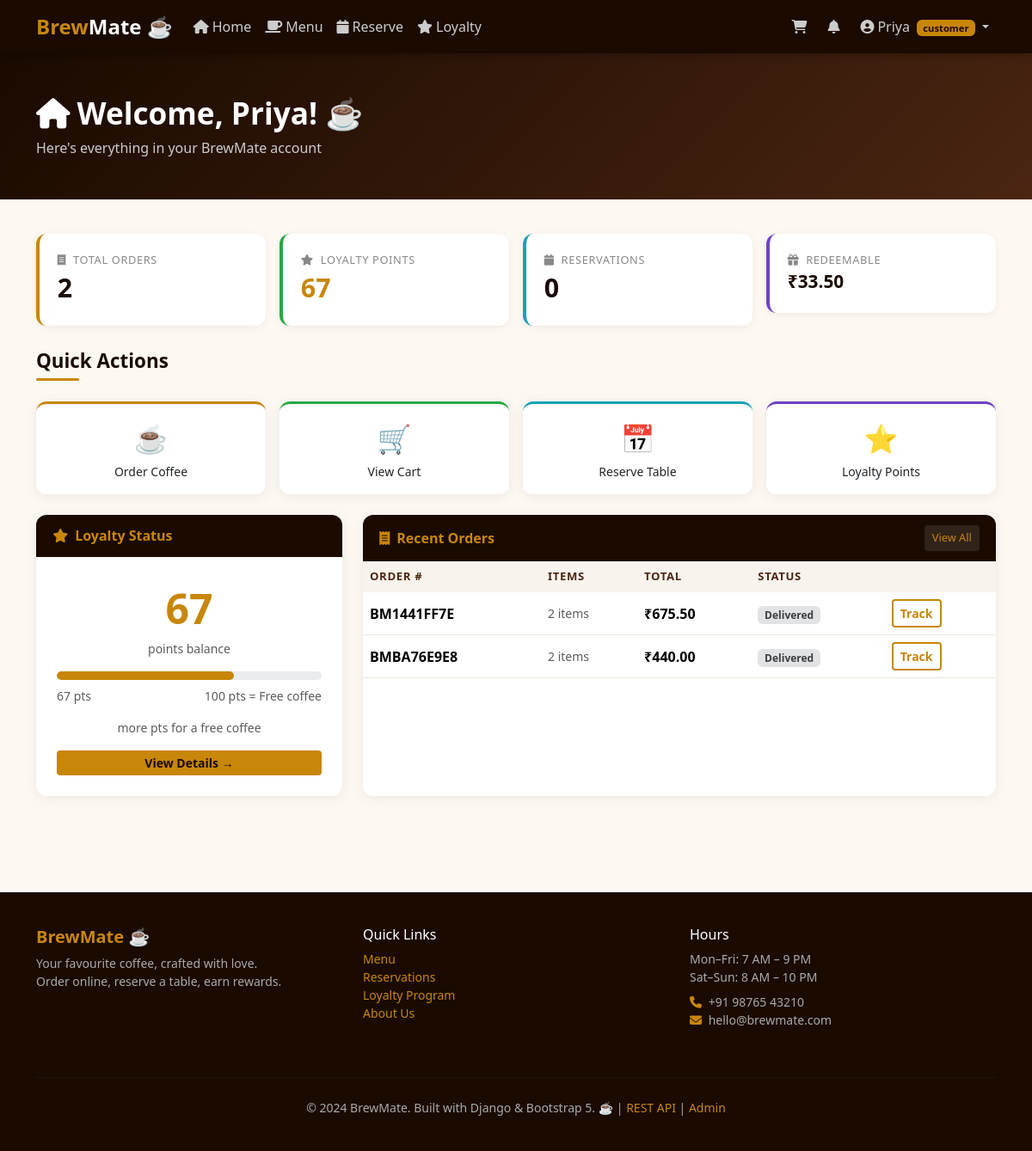
The app's page /dashboard/ (signed in) with its own data.
### coffee/models.py (models this page shows, shortened)
class User(AbstractBaseUser, PermissionsMixin):
    ROLES = [
        ('customer', 'Customer'),
        ('staff',    'Staff'),
        ('admin',    'Admin'),
    ]
    email       = models.EmailField(unique=True, db_index=True)
    first_name  = models.CharField(max_length=50, default='')
    last_name   = models.CharField(max_length=50, blank=True, default='')
    phone       = models.CharField(max_length=15, blank=True, default='')
    role        = models.CharField(max_length=10, choices=ROLES,
                                   default='customer', db_index=True)
    avatar      = models.ImageField(upload_to='avatars/',
                                    blank=True, null=True, default=None)
    is_active   = models.BooleanField(default=True)
    is_staff    = models.BooleanField(default=False)
    date_joined = models.DateTimeField(default=timezone.now)
    USERNAME_FIELD  = 'email'
    REQUIRED_FIELDS = ['first_name']
    objects         = UserManager()
    class Meta:
        db_table = 'coffee_user'

class LoyaltyAccount(models.Model):
    user         = models.OneToOneField(
        User, on_delete=models.CASCADE, related_name='loyalty'
    )
    points       = models.PositiveIntegerField(default=0)
    total_earned = models.PositiveIntegerField(default=0)
    total_spent  = models.PositiveIntegerField(default=0)
    updated_at   = models.DateTimeField(auto_now=True)
    class Meta:
        db_table = 'coffee_loyaltyaccount'
    @property
    def can_redeem(self):
        return self.points >= 100
    @property
    def redeem_value(self):
        return Decimal(str(self.points)) * Decimal('0.50')

class Order(models.Model):
    STATUS = [
        ('pending',   'Pending'),
        ('confirmed', 'Confirmed'),
        ('preparing', 'Preparing'),
        ('ready',     'Ready'),
        ('delivered', 'Delivered'),
        ('cancelled', 'Cancelled'),
    ]
    ORDER_TYPE = [
        ('dine_in',  'Dine In'),
        ('takeaway', 'Takeaway'),
        ('delivery', 'Delivery'),
    ]
    order_number   = models.CharField(max_length=12, unique=True,
                                      blank=True, default='')
    user           = models.ForeignKey(
        User, on_delete=models.PROTECT, related_name='orders'
    )
    table          = models.ForeignKey(
        ShopTable, on_delete=models.SET_NULL,
        null=True, blank=True, default=None
    )
    order_type     = models.CharField(max_length=10, choices=ORDER_TYPE,
                                      default='dine_in')
    status         = models.CharField(max_length=15, choices=STATUS,
                                      default='pending', db_index=True)
    subtotal       = models.DecimalField(max_digits=10, decimal_places=2,
                                         default=Decimal('0.00'))
    discount       = models.DecimalField(max_digits=10, decimal_places=2,
                                         default=Decimal('0.00'))
    total          = models.DecimalField(max_digits=10, decimal_places=2,
                                         default=Decimal('0.00'))
    loyalty_used   = models.PositiveIntegerField(default=0)
    special_notes  = models.TextField(blank=True, default='')
    estimated_time = models.PositiveIntegerField(default=10)
    created_at     = models.DateTimeField(auto_now_add=True, db_index=True)
    updated_at     = models.DateTimeField(auto_now=True)
    class Meta:
        db_table = 'coffee_order'
        ordering = ['-created_at']

### coffee/views.py (the view)
# urls.py: path('dashboard/',                     views.dashboard_view,        name='dashboard'),
@login_required
def dashboard_view(request):
    user = request.user
    if user.role == 'admin':
        return redirect('admin_home')
    if user.role == 'staff':
        return redirect('staff_home')
    orders       = Order.objects.filter(user=user).order_by('-created_at')[:5]
    loyalty, _   = LoyaltyAccount.objects.get_or_create(user=user)
    notifs       = Notification.objects.filter(user=user, is_read=False)[:5]
    reservations = Reservation.objects.filter(
        user=user, date__gte=timezone.now().date(), status='confirmed'
    ).order_by('date')[:3]
    return render(request, 'coffee/customer_dashboard.html', {
        'orders':       orders,
        'loyalty':      loyalty,
        'notifs':       notifs,
        'reservations': reservations,
    })

### coffee/templates/coffee/customer_dashboard.html (shortened to what this page needs)
{% extends 'coffee/base.html' %}
{% block content %}
<div class="page-hero">
  <div class="container">
    <h1><i class="fa fa-home me-2"></i>Welcome, {{ user.first_name }}! ☕</h1>
    <p class="mb-0 mt-1" style="color:#ccc">Here's everything in your BrewMate account</p>
  </div>
</div>
<div class="container pb-5">
  <div class="row g-4">
    <div class="col-12">
      <div class="row g-3">
        <div class="col-6 col-md-3">
          <div class="stat-card">
            <div class="stat-label"><i class="fa fa-receipt me-1"></i> Total Orders</div>
            <div class="stat-value">{{ orders|length }}</div>
          </div>
        </div>
        <div class="col-6 col-md-3">
          <div class="stat-card" style="border-color:#28a745">
            <div class="stat-label"><i class="fa fa-star me-1"></i> Loyalty Points</div>
            <div class="stat-value" style="color:var(--brew-gold)">{{ loyalty.points|default:"0" }}</div>
          </div>
        </div>
        <div class="col-6 col-md-3">
          <div class="stat-card" style="border-color:#17a2b8">
            <div class="stat-label"><i class="fa fa-calendar me-1"></i> Reservations</div>
            <div class="stat-value">{{ reservations|length }}</div>
          </div>
        </div>
        <div class="col-6 col-md-3">
          <div class="stat-card" style="border-color:#6f42c1">
            <div class="stat-label"><i class="fa fa-gift me-1"></i> Redeemable</div>
            <div class="stat-value" style="font-size:1.3rem">₹{{ loyalty.redeem_value|default:"0" }}</div>
          </div>
        </div>
      </div>
    </div>
    <div class="col-12">
      <div class="section-title">Quick Actions</div>
      <div class="row g-3">
        <div class="col-6 col-md-3">
          <a href="{% url 'menu' %}" class="card text-center p-3 text-decoration-none h-100" style="border-top:3px solid var(--brew-gold)">
            <div style="font-size:2rem">☕</div>
            <div class="fw-600 small mt-1">Order Coffee</div>
          </a>
        </div>
        <div class="col-6 col-md-3">
          <a href="{% url 'cart' %}" class="card text-center p-3 text-decoration-none h-100" style="border-top:3px solid #28a745">
            <div style="font-size:2rem">🛒</div>
            <div class="fw-600 small mt-1">View Cart</div>
          </a>
        </div>
        <div class="col-6 col-md-3">
          <a href="{% url 'reservation' %}" class="card text-center p-3 text-decoration-none h-100" style="border-top:3px solid #17a2b8">
            <div style="font-size:2rem">📅</div>
            <div class="fw-600 small mt-1">Reserve Table</div>
          </a>
        </div>
        <div class="col-6 col-md-3">
          <a href="{% url 'loyalty' %}" class="card text-center p-3 text-decoration-none h-100" style="border-top:3px solid #6f42c1">
            <div style="font-size:2rem">⭐</div>
            <div class="fw-600 small mt-1">Loyalty Points</div>
          </a>
        </div>
      </div>
    </div>
    {% if loyalty %}
    <div class="col-md-4">
      <div class="card h-100">
        <div class="card-header-brew"><i class="fa fa-star me-2"></i>Loyalty Status</div>
        <div class="card-body text-center p-4">
          <div style="font-size:3rem;font-weight:800;color:var(--brew-gold)">{{ loyalty.points }}</div>
          <div class="text-muted small mb-3">points balance</div>
          <div class="progress mb-2" style="height:10px;border-radius:5px">
            <div class="progress-bar" style="background:var(--brew-gold);width:{% widthratio loyalty.points 100 100 %}%;border-radius:5px"></div>
          </div>
          <div class="small text-muted d-flex justify-content-between">
            <span>{{ loyalty.points }} pts</span><span>100 pts = Free coffee</span>
          </div>
          {% if loyalty.can_redeem %}
          <div class="alert mt-3 mb-0 py-2" style="background:#fff3cd;color:#856404;border:none;border-radius:8px">
            🎉 You can redeem! Use at checkout.
          </div>
          {% else %}
          <div class="small text-muted mt-3">{{ loyalty.points|add:"-100"|add:"100"|add:"-"|stringformat:"s" }} more pts for a free coffee</div>
          {% endif %}
          <a href="{% url 'loyalty' %}" class="btn btn-brew btn-sm w-100 mt-3">View Details →</a>
        </div>
      </div>
    </div>
    {% endif %}
    <div class="col-md-8">
      <div class="card h-100">
        <div class="card-header-brew d-flex justify-content-between align-items-center">
          <span><i class="fa fa-receipt me-2"></i>Recent Orders</span>
          <a href="{% url 'my_orders' %}" class="btn btn-sm" style="background:rgba(255,255,255,.1);color:var(--brew-gold);font-size:.8rem">View All</a>
        </div>
        <div class="card-body p-0">
          {% if orders %}
          <div class="table-responsive">
            <table class="table mb-0">
              <thead>
                <tr>
                  <th>Order #</th><th>Items</th><th>Total</th><th>Status</th><th></th>
                </tr>
              </thead>
              <tbody>
                {% for order in orders %}
                <tr>
                  <td><strong>{{ order.order_number }}</strong></td>
                  <td class="small text-muted">{{ order.items.count }} item{{ order.items.count|pluralize }}</td>
                  <td><strong>₹{{ order.total }}</strong></td>
                  <td><span class="badge badge-{{ order.status }}">{{ order.get_status_display }}</span></td>
                  <td><a href="{% url 'order_detail' order.pk %}" class="btn btn-sm btn-brew-outline">Track</a></td>
                </tr>
                {% endfor %}
              </tbody>
            </table>
          </div>
          {% else %}
          <div class="text-center p-5 text-muted">
            <div style="font-size:3rem">📋</div>
            <p class="mt-2">No orders yet.</p>
            <a href="{% url 'menu' %}" class="btn btn-brew btn-sm">Order Now</a>
          </div>
          {% endif %}
        </div>
      </div>
    </div>
  </div>
</div>
{% endblock %}

### coffee/templates/coffee/base.html (shortened to what this page needs)
<!DOCTYPE html>
<html lang="en">
<head>
  <link href="https://cdn.jsdelivr.net/npm/bootstrap@5.3.2/dist/css/bootstrap.min.css" rel="stylesheet">
  <link href="https://cdnjs.cloudflare.com/ajax/libs/font-awesome/6.4.0/css/all.min.css" rel="stylesheet">
</head>
<body>
{% if user.is_authenticated %}
<nav class="navbar navbar-expand-lg sticky-top">
  <div class="container">
    <a class="navbar-brand" href="{% url 'home' %}">Brew<span>Mate</span> ☕</a>
    <div class="collapse navbar-collapse" id="navMain">
      <ul class="navbar-nav me-auto">
        <li class="nav-item"><a class="nav-link" href="{% url 'home' %}"><i class="fa fa-home me-1"></i>Home</a></li>
        <li class="nav-item"><a class="nav-link" href="{% url 'menu' %}"><i class="fa fa-coffee me-1"></i>Menu</a></li>
        {% if user.role == 'customer' %}
        <li class="nav-item"><a class="nav-link" href="{% url 'reservation' %}"><i class="fa fa-calendar me-1"></i>Reserve</a></li>
        <li class="nav-item"><a class="nav-link" href="{% url 'loyalty' %}"><i class="fa fa-star me-1"></i>Loyalty</a></li>
        {% endif %}
      </ul>
      <ul class="navbar-nav align-items-center gap-2">
        {% if user.role == 'customer' %}
        <li class="nav-item">
          <a class="nav-link position-relative" href="{% url 'cart' %}">
            <i class="fa fa-shopping-cart"></i>
          </a>
        </li>
        {% endif %}
        <li class="nav-item">
          <a class="nav-link" href="{% url 'notifications' %}">
            <i class="fa fa-bell"></i>
          </a>
        </li>
        <li class="nav-item dropdown">
          <a class="nav-link dropdown-toggle" href="#" data-bs-toggle="dropdown">
            <i class="fa fa-user-circle me-1"></i>{{ user.first_name }}
            <span class="badge ms-1" style="background:var(--brew-gold);color:var(--brew-dark);font-size:.7rem">{{ user.role }}</span>
          </a>
        </li>
      </ul>
    </div>
  </div>
</nav>
{% endif %}
{% block content %}{% endblock %}
<footer>
  <div class="container">
    <div class="row">
      <div class="col-md-4 mb-3">
        <h5 style="color:var(--brew-gold);font-weight:800">BrewMate ☕</h5>
        <p class="small mt-2">Your favourite coffee, crafted with love.<br>Order online, reserve a table, earn rewards.</p>
      </div>
      <div class="col-md-4 mb-3">
        <h6 style="color:#fff">Quick Links</h6>
        <ul class="list-unstyled small mt-2">
          <li><a href="{% url 'menu' %}">Menu</a></li>
          <li><a href="{% url 'reservation' %}">Reservations</a></li>
          <li><a href="{% url 'loyalty' %}">Loyalty Program</a></li>
          <li><a href="{% url 'about' %}">About Us</a></li>
        </ul>
      </div>
      <div class="col-md-4 mb-3">
        <h6 style="color:#fff">Hours</h6>
        <ul class="list-unstyled small mt-2">
          <li>Mon–Fri: 7 AM – 9 PM</li>
          <li>Sat–Sun: 8 AM – 10 PM</li>
          <li class="mt-2"><i class="fa fa-phone me-1" style="color:var(--brew-gold)"></i> +91 98765 43210</li>
          <li><i class="fa fa-envelope me-1" style="color:var(--brew-gold)"></i> hello@brewmate.com</li>
        </ul>
      </div>
    </div>
    <hr style="border-color:#333; margin: 1.5rem 0">
    <div class="text-center small">
      &copy; 2024 BrewMate. Built with Django &amp; Bootstrap 5. ☕
      | <a href="/api/products/">REST API</a>
      | <a href="/admin/">Admin</a>
    </div>
  </div>
</footer>
</body>
</html>

### records on screen
User: first_name "Priya", role "customer"
LoyaltyAccount: points "67", redeem_value "33.50"
Order: order_number "BM1441FF7E", items.count "2", total "675.50", status "Delivered"
Order: order_number "BMBA76E9E8", items.count "2", total "440.00", status "Delivered"

### other values on screen
{{ orders|length }} "2"
{{ reservations|length }} "0"
